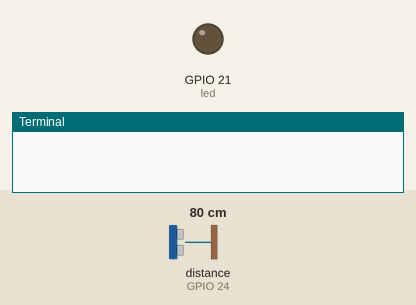
A program run on a simulated Raspberry Pi (BCM pin numbers). Parts: output pins drawn as LEDs (lit = HIGH), the last lines printed to the terminal. Inputs (shaded band) come from the test bench; at power-on: distance to the obstacle (sensor on GPIO 24) 80 cm. The echo pulse lasts 58.3 µs per cm.

Above: at 1.6 s.
1.7 s: distance to the obstacle (sensor on GPIO 24) set to 12 cm
3.2 s: distance to the obstacle (sensor on GPIO 24) set to 9 cm
At 4.3 s:
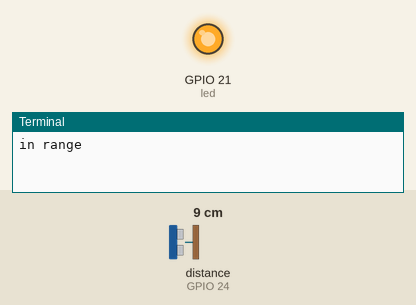
Timing chart, 0 to 6.2 s (numbered marks = the images above; inputs shaded):
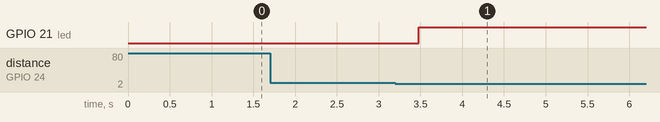

The program:

self_driving_rover_Autonomous_mode_.py
```python
#importing libraries

from gpiozero import DistanceSensor
from gpiozero import LED


#setting up LED

led = LED(21)


#setting up distancesensor for autonomous drive

ultrasonic = DistanceSensor(echo =24, trigger =18, threshold_distance = 0.1)
ultrasonic.distance


#autonomous drive:
#If object is in range (10 cm) switch on the LED
#if object moves away, switch off the LED

while True:
    ultrasonic.wait_for_in_range()
    print"in range"
    led.on()
    ultrasonic.wait_for_out_of_range()
    print"out of range"
    led.off()
```

Measured:
- the behaviour switches between 11 and 10 cm on distance to the obstacle (sensor on GPIO 24) (found by bisection; images 0 and 1)
- after the input at 1.7 s, every drawn part: stays the same
- after the input at 3.2 s, GPIO 21 (led): LOW → HIGH after 0.28 s
